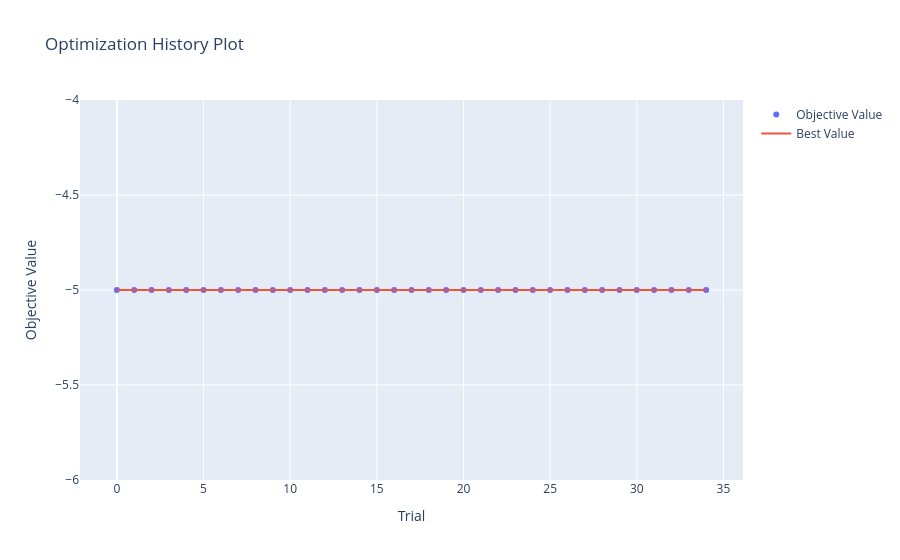

Notebook code for this chart:
### Code cell
import optuna.visualization as vis

_history_fig = vis.plot_optimization_history(study)
_history_fig.show()

### Figure 1 — Plotly figure (JSON) as saved in the notebook; plotly's stock layout.template omitted (floating-point values rounded to 4 significant figures)
{"data": [{"mode": "markers", "name": "Objective Value", "type": "scatter", "x": [0, 1, 2, 3, 4, 5, 6, 7, 8, 9, 10, 11, 12, 13, 14, 15, 16, 17, 18, 19, 20, 21, 22, 23, 24, 25, 26, 27, 28, 29, 30, 31, 32, 33, 34], "y": [-5.0, -5.0, -5.0, -5.0, -5.0, -5.0, -5.0, -5.0, -5.0, -5.0, -5.0, -5.0, -5.0, -5.0, -5.0, -5.0, -5.0, -5.0, -5.0, -5.0, -5.0, -5.0, -5.0, -5.0, -5.0, -5.0, -5.0, -5.0, -5.0, -5.0, -5.0, -5.0, -5.0, -5.0, -5.0]}, {"mode": "lines", "name": "Best Value", "type": "scatter", "x": [0, 1, 2, 3, 4, 5, 6, 7, 8, 9, 10, 11, 12, 13, 14, 15, 16, 17, 18, 19, 20, 21, 22, 23, 24, 25, 26, 27, 28, 29, 30, 31, 32, 33, 34], "y": [-5.0, -5.0, -5.0, -5.0, -5.0, -5.0, -5.0, -5.0, -5.0, -5.0, -5.0, -5.0, -5.0, -5.0, -5.0, -5.0, -5.0, -5.0, -5.0, -5.0, -5.0, -5.0, -5.0, -5.0, -5.0, -5.0, -5.0, -5.0, -5.0, -5.0, -5.0, -5.0, -5.0, -5.0, -5.0]}, {"marker": {"color": "#cccccc"}, "mode": "markers", "name": "Infeasible Trial", "showlegend": false, "type": "scatter", "x": [], "y": []}], "layout": {"title": {"text": "Optimization History Plot"}, "xaxis": {"title": {"text": "Trial"}}, "yaxis": {"title": {"text": "Objective Value"}}}}
